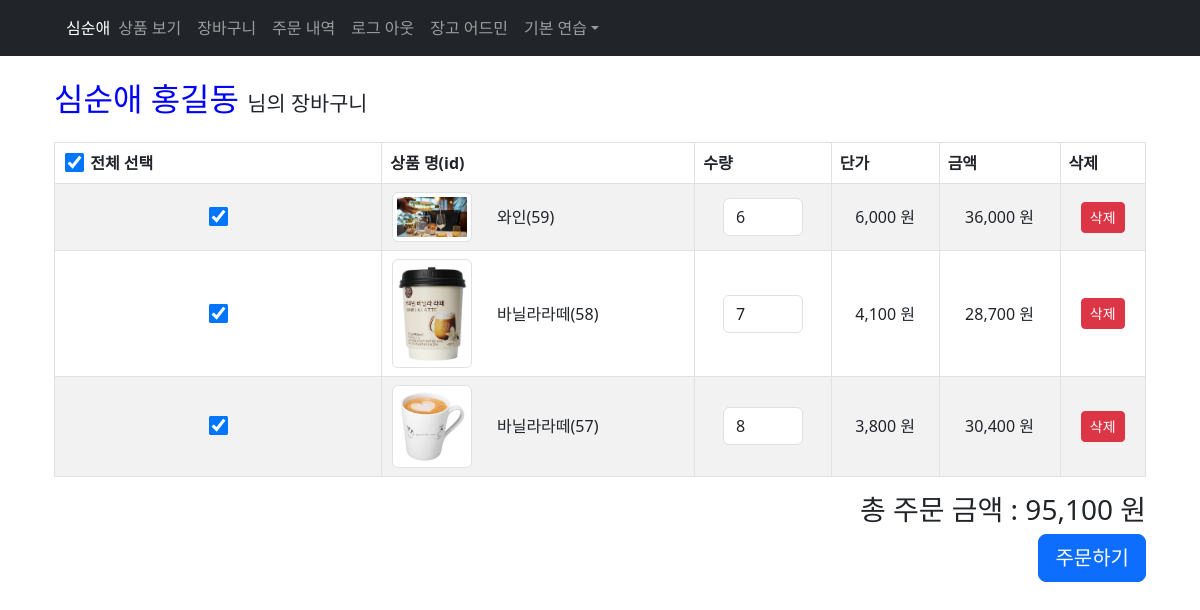
/cart/list/2 (signed in), run on the app's committed database.
### cart/models.py (models this page shows, shortened)
class CartProduct(models.Model):
    cart = models.ForeignKey(Cart, on_delete=models.CASCADE, related_name='cart_products')
    product = models.ForeignKey(Product, on_delete=models.CASCADE)
    quantity = models.PositiveIntegerField(default=1)
    class Meta:
        db_table = 'cart_products'
        unique_together = (('cart', 'product'),)

### product/models.py (models this page shows, shortened)
class Product(models.Model):
    id = models.AutoField(primary_key=True)
    name = models.CharField(max_length=255, null=False, blank=False)
    price = models.IntegerField(validators=[MinValueValidator(100)], null=False)
    category = models.CharField(max_length=20, choices=Category.choices, null=False)
    stock = models.IntegerField(validators=[MinValueValidator(10), MaxValueValidator(1000)], null=False)
    image = models.ImageField(upload_to='product_images/')
    description = models.TextField(max_length=1000, null=False, blank=False)
    inputdate = models.DateField(null=True, blank=True)
    class Meta:
        db_table = "products"

### cart/views.py (the view)
# urls.py: path('list/<int:member_id>', views.cart_list, name='cart_list'),
@login_required # 로그인한 사용자만 접근이 가능합니다.
def cart_list(request, member_id):
    cart = Cart.objects.filter(member_id=member_id).first()
    if not cart:
        return redirect('product:product_list')  # 상품 목록 URL 이름
    cart_products = CartProduct.objects.filter(cart=cart).select_related('product')
    cart_total_price = 0
    for item in cart_products:
        item.total_price = item.product.price * item.quantity
        cart_total_price += item.total_price
    context = {
        'cart_products': cart_products,
        'cart_total_price': cart_total_price,
    }
    return render(request, 'cart/cart_list.html', context)

### templates/cart/cart_list.html (shortened to what this page needs)
{% extends "header.html" %}
{% load humanize %}
{% block content %}
<div class="container mt-4">
    <h2 class="mb-4">
        <span style="color:blue; font-size:2rem;">{{ user.get_full_name|default:user.username }}</span>
        <span style="font-size:1.3rem;">님의 장바구니</span>
    </h2>
        <form method="post" action="{% url 'order:add_to_order' %}">
            <table class="table table-striped table-bordered">
                <thead>
                <tr>
                    <th style="width:30%;">
                        <input type="checkbox" id="checkAll" onclick="toggleAll(this)"> 전체 선택
                    </th>
                    <th>상품 명(id)</th>
                    <th>수량</th>
                    <th>단가</th>
                    <th>금액</th>
                    <th>삭제</th>
                </tr>
                </thead>
                <tbody>
                {% if cart_products %}
                {% for item in cart_products %}
                <tr>
                    <td class="text-center align-middle">
                        <input type="checkbox" name="selected_products" value="{{ item.id }}" class="checkItem">
                    </td>
                    <td class="text-center align-middle">
                        <div class="row">
                            <div class="col-4">
                                <img src="{{ item.product.image.url }}" width="80" height="80" class="img-thumbnail"/>
                            </div>
                            <div class="col-8 d-flex align-items-center">
                                {{ item.product.name }}({{ item.product.id }})
                            </div>
                        </div>
                    </td>
                    <td class="text-center align-middle">
                        <input type="number" name="quantity_{{ item.id }}" value="{{ item.quantity }}" min="1"
                               class="form-control" style="width:80px; margin:0 auto;">
                    </td>
                    <td class="text-center align-middle">
                        {{ item.product.price|intcomma }} 원
                    </td>
                    <td class="text-center align-middle item-total-price"
                        data-unit="{{ item.product.price }}"
                        data-price="{{ item.total_price }}">
                        {{ item.total_price|intcomma }} 원
                    </td>
                    <td class="text-center align-middle">
                        <a href="{% url 'cart:delete_cart_product' item.id %}" class="btn btn-danger btn-sm">삭제</a>
                    </td>
                </tr>
                {% endfor %}
                {% else %}
                <tr>
                    <td colspan="5" class="text-center">장바구니가 비어 있습니다.</td>
                </tr>
                {% endif %}
                </tbody>
            </table>
            <h3 class="text-end mt-3">
                총 주문 금액 : <span id="totalPrice">{{ cart_total_price|intcomma }}</span> 원
            </h3>
            <div class="text-end">
                <button type="submit" class="btn btn-primary btn-lg">주문하기</button>
            </div>
        </form>
</div>
{% endblock %}

### templates/header.html (shortened to what this page needs)
 {% load static %}
<!DOCTYPE html>
<html lang="en">
<head>
    <link href="https://cdn.jsdelivr.net/npm/bootstrap@5.3.0/dist/css/bootstrap.min.css" rel="stylesheet">
</head>
<body>
<nav class="navbar navbar-expand-lg navbar-dark bg-dark">
    <div class="container">
        {% if user.is_authenticated %}
            <span class="navbar-text text-white ms-2">{{ user.first_name }}</span>
        {% endif %}
        <div class="collapse navbar-collapse" id="navbarNav">
            <ul class="navbar-nav me-auto">
                <li class="nav-item">
                    <a class="nav-link" href="{% url 'product:product_list' %}">상품 보기</a>
                </li>
                {% if user.is_authenticated %}
                    {% if user.profile.role == 'ADMIN' %}
                        <li class="nav-item">
                            <a class="nav-link" href="#">상품 등록</a>
                        </li>
                        <li class="nav-item">
                            <a class="nav-link" href="{% url 'order:order_list' %}">주문 내역</a>
                        </li>
                    {% elif user.profile.role == 'USER' %}
                        <li class="nav-item">
                            <a class="nav-link" href="{% url 'cart:cart_list' request.user.id %}">장바구니</a>
                        </li>
                        <li class="nav-item">
                            <a class="nav-link" href="{% url 'order:order_list' %}">주문 내역</a>
                        </li>
                    {% endif %}
                    <li class="nav-item">
                        <a class="nav-link" href="{% url 'member:logout' %}">로그 아웃</a>
                    </li>
                {% endif %}
                <li class="nav-item">
                        <a class="nav-link" href="/admin/">장고 어드민</a>
                </li>
                <li class="nav-item dropdown">
                    <a class="nav-link dropdown-toggle" href="#" role="button" data-bs-toggle="dropdown">기본 연습</a>
                </li>
            </ul>
        </div>
    </div>
</nav>
<div class="container mt-4">
    {% block content %}{% endblock %}
</div>
</body>
</html>

### templates/cart/cart_list.html (style rules this page uses)
input[type="checkbox"] { transform: scale(1.5); margin: 5px; cursor: pointer; }

### data on the page
CartProduct: product.image (picture), product.name "와인", product.id "59", quantity "6", product.price "6,000", total_price "36,000"
CartProduct: product.image (picture), product.name "바닐라라떼", product.id "58", quantity "7", product.price "4,100", total_price "28,700"
CartProduct: product.image (picture), product.name "바닐라라떼", product.id "57", quantity "8", product.price "3,800", total_price "30,400"

### other printed values
{{ user.first_name }} "심순애"
{{ user.get_full_name|default:user.username }} "심순애 홍길동"
{{ cart_total_price|intcomma }} "95,100"
